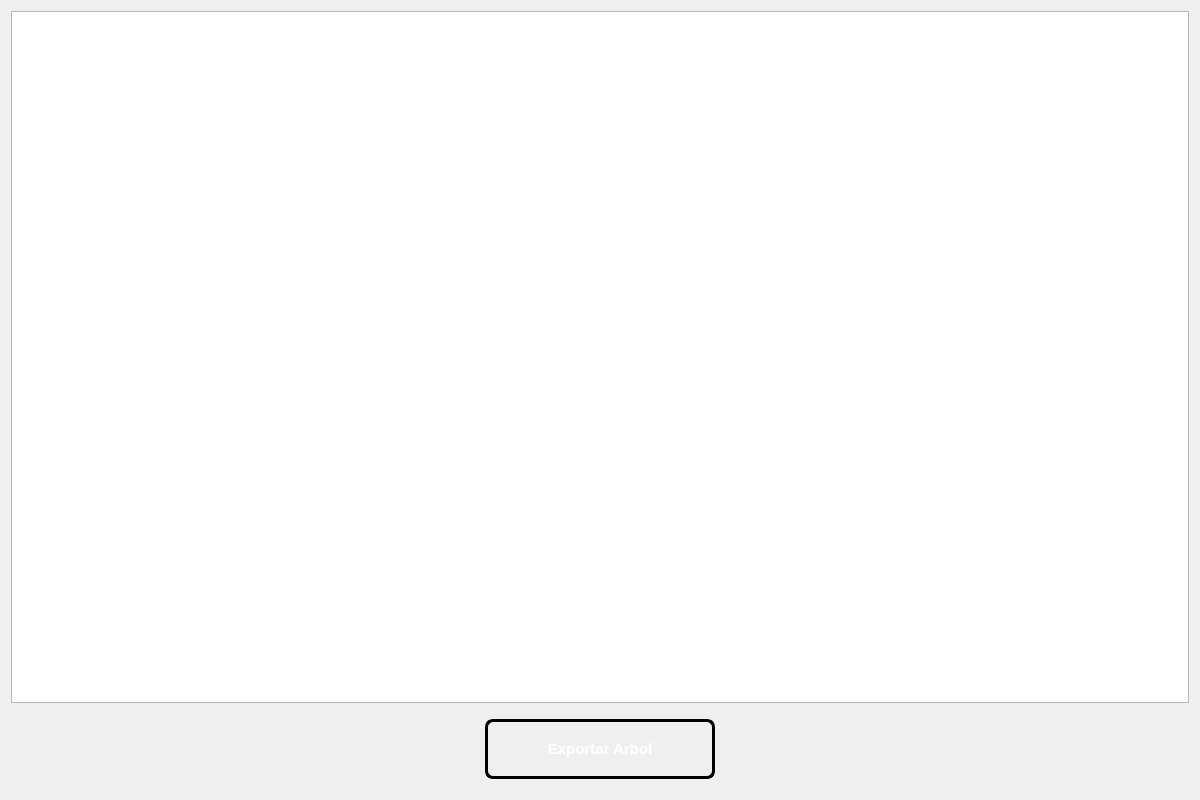
<?xml version="1.0" encoding="UTF-8"?>
<ui version="4.0">
 <class>PantallaArbolB</class>
 <widget class="QWidget" name="PantallaArbolB">
  <property name="geometry">
   <rect>
    <x>0</x>
    <y>0</y>
    <width>1200</width>
    <height>800</height>
   </rect>
  </property>
  <property name="windowTitle">
   <string>Form</string>
  </property>
  <layout class="QVBoxLayout" name="verticalLayout">
   <item>
    <widget class="QGraphicsView" name="graphicsView"/>
   </item>
   <item>
    <widget class="QWidget" name="widget" native="true">
     <property name="sizePolicy">
      <sizepolicy hsizetype="Preferred" vsizetype="Preferred">
       <horstretch>0</horstretch>
       <verstretch>80</verstretch>
      </sizepolicy>
     </property>
     <property name="maximumSize">
      <size>
       <width>16777215</width>
       <height>80</height>
      </size>
     </property>
     <layout class="QHBoxLayout" name="horizontalLayout">
      <item>
       <spacer name="horizontalSpacer">
        <property name="orientation">
         <enum>Qt::Orientation::Horizontal</enum>
        </property>
        <property name="sizeHint" stdset="0">
         <size>
          <width>458</width>
          <height>20</height>
         </size>
        </property>
       </spacer>
      </item>
      <item>
       <widget class="QPushButton" name="btnExportar">
        <property name="minimumSize">
         <size>
          <width>230</width>
          <height>60</height>
         </size>
        </property>
        <property name="styleSheet">
         <string notr="true">QPushButton#btnExportar {
    background-color: qlineargradient(spread:pad, x1:0, y1:0, x2:1, y2:1, 
                        stop:0 rgb(8, 2, 48), 
                        stop:1 rgb(255, 163, 72));
    
    border: 3px solid black;
    border-radius: 8px;
    
    color: white;
    font-family: &quot;Arial Black&quot;, Gadget, sans-serif;
    font-size: 15px;
    font-weight: bold;
    text-transform: uppercase;
    
    padding: 10px 25px;
}

QPushButton#btnExportar:hover {
    background-color: qlineargradient(spread:pad, x1:0, y1:0, x2:1, y2:1, 
                        stop:0 rgb(38, 13, 173), 
                        stop:1 rgb(87, 227, 137));
    border-color: #f1c40f;
}


QPushButton#btnExportar:pressed {
    background-color: #2c3e50;
    padding-top: 12px;
    padding-left: 27px;
}</string>
        </property>
        <property name="text">
         <string>Exportar Arbol</string>
        </property>
       </widget>
      </item>
      <item>
       <spacer name="horizontalSpacer_2">
        <property name="orientation">
         <enum>Qt::Orientation::Horizontal</enum>
        </property>
        <property name="sizeHint" stdset="0">
         <size>
          <width>458</width>
          <height>20</height>
         </size>
        </property>
       </spacer>
      </item>
     </layout>
    </widget>
   </item>
  </layout>
 </widget>
 <resources/>
 <connections/>
</ui>
